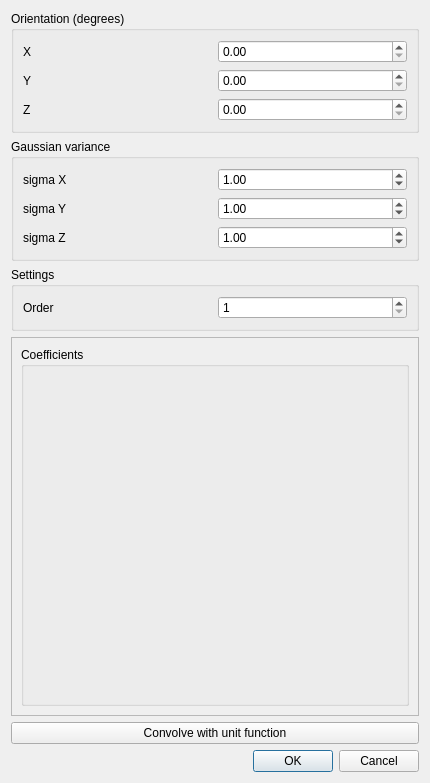
<?xml version="1.0" encoding="UTF-8"?>
<ui version="4.0">
 <class>SteerDialog</class>
 <widget class="QDialog" name="SteerDialog">
  <property name="geometry">
   <rect>
    <x>0</x>
    <y>0</y>
    <width>430</width>
    <height>783</height>
   </rect>
  </property>
  <property name="windowTitle">
   <string>Dialog</string>
  </property>
  <layout class="QVBoxLayout" name="verticalLayout">
   <item>
    <widget class="QGroupBox" name="groupBox_2">
     <property name="title">
      <string>Orientation (degrees)</string>
     </property>
     <layout class="QGridLayout" name="gridLayout">
      <item row="0" column="0">
       <widget class="QLabel" name="label_4">
        <property name="text">
         <string>X</string>
        </property>
       </widget>
      </item>
      <item row="0" column="1">
       <widget class="QDoubleSpinBox" name="sbTheta">
        <property name="maximum">
         <double>360.000000000000000</double>
        </property>
       </widget>
      </item>
      <item row="1" column="0">
       <widget class="QLabel" name="label_5">
        <property name="text">
         <string>Y</string>
        </property>
       </widget>
      </item>
      <item row="2" column="0">
       <widget class="QLabel" name="label_6">
        <property name="text">
         <string>Z</string>
        </property>
       </widget>
      </item>
      <item row="1" column="1">
       <widget class="QDoubleSpinBox" name="sbPhi">
        <property name="maximum">
         <double>360.000000000000000</double>
        </property>
       </widget>
      </item>
      <item row="2" column="1">
       <widget class="QDoubleSpinBox" name="sbAlpha">
        <property name="maximum">
         <double>360.000000000000000</double>
        </property>
       </widget>
      </item>
     </layout>
    </widget>
   </item>
   <item>
    <widget class="QGroupBox" name="groupBox">
     <property name="title">
      <string>Gaussian variance</string>
     </property>
     <layout class="QGridLayout" name="gridLayout_2">
      <item row="0" column="1">
       <widget class="QDoubleSpinBox" name="sbSigmaX">
        <property name="value">
         <double>1.000000000000000</double>
        </property>
       </widget>
      </item>
      <item row="3" column="1">
       <widget class="QDoubleSpinBox" name="sbSigmaY">
        <property name="value">
         <double>1.000000000000000</double>
        </property>
       </widget>
      </item>
      <item row="4" column="1">
       <widget class="QDoubleSpinBox" name="sbSigmaZ">
        <property name="value">
         <double>1.000000000000000</double>
        </property>
       </widget>
      </item>
      <item row="0" column="0">
       <widget class="QLabel" name="label">
        <property name="text">
         <string>sigma X</string>
        </property>
       </widget>
      </item>
      <item row="3" column="0">
       <widget class="QLabel" name="label_2">
        <property name="text">
         <string>sigma Y</string>
        </property>
       </widget>
      </item>
      <item row="4" column="0">
       <widget class="QLabel" name="label_3">
        <property name="text">
         <string>sigma Z</string>
        </property>
       </widget>
      </item>
     </layout>
    </widget>
   </item>
   <item>
    <widget class="QGroupBox" name="gbSettings">
     <property name="title">
      <string>Settings</string>
     </property>
     <layout class="QGridLayout" name="gridLayout_3">
      <item row="1" column="0">
       <widget class="QLabel" name="label_7">
        <property name="text">
         <string>Order</string>
        </property>
       </widget>
      </item>
      <item row="1" column="1">
       <widget class="QSpinBox" name="sbOrder">
        <property name="minimum">
         <number>1</number>
        </property>
        <property name="maximum">
         <number>4</number>
        </property>
       </widget>
      </item>
     </layout>
    </widget>
   </item>
   <item>
    <widget class="QScrollArea" name="saCoeffs">
     <property name="widgetResizable">
      <bool>true</bool>
     </property>
     <widget class="QWidget" name="scrollAreaWidgetContents">
      <property name="geometry">
       <rect>
        <x>0</x>
        <y>0</y>
        <width>410</width>
        <height>358</height>
       </rect>
      </property>
      <layout class="QGridLayout" name="gridLayout_5">
       <item row="0" column="0">
        <widget class="QGroupBox" name="gbCoeffs">
         <property name="title">
          <string>Coefficients</string>
         </property>
         <layout class="QGridLayout" name="gridLayout_4"/>
        </widget>
       </item>
      </layout>
     </widget>
    </widget>
   </item>
   <item>
    <widget class="QPushButton" name="pbConvolveDirac">
     <property name="text">
      <string>Convolve with unit function</string>
     </property>
    </widget>
   </item>
   <item>
    <widget class="QDialogButtonBox" name="buttonBox">
     <property name="orientation">
      <enum>Qt::Horizontal</enum>
     </property>
     <property name="standardButtons">
      <set>QDialogButtonBox::Cancel|QDialogButtonBox::Ok</set>
     </property>
    </widget>
   </item>
  </layout>
 </widget>
 <resources/>
 <connections>
  <connection>
   <sender>buttonBox</sender>
   <signal>accepted()</signal>
   <receiver>SteerDialog</receiver>
   <slot>accept()</slot>
   <hints>
    <hint type="sourcelabel">
     <x>248</x>
     <y>254</y>
    </hint>
    <hint type="destinationlabel">
     <x>157</x>
     <y>274</y>
    </hint>
   </hints>
  </connection>
  <connection>
   <sender>buttonBox</sender>
   <signal>rejected()</signal>
   <receiver>SteerDialog</receiver>
   <slot>reject()</slot>
   <hints>
    <hint type="sourcelabel">
     <x>316</x>
     <y>260</y>
    </hint>
    <hint type="destinationlabel">
     <x>286</x>
     <y>274</y>
    </hint>
   </hints>
  </connection>
 </connections>
</ui>
